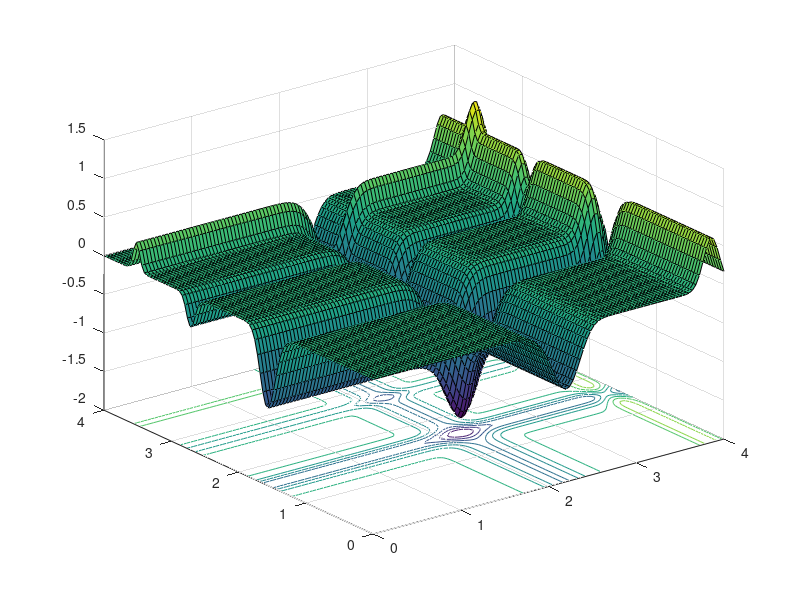
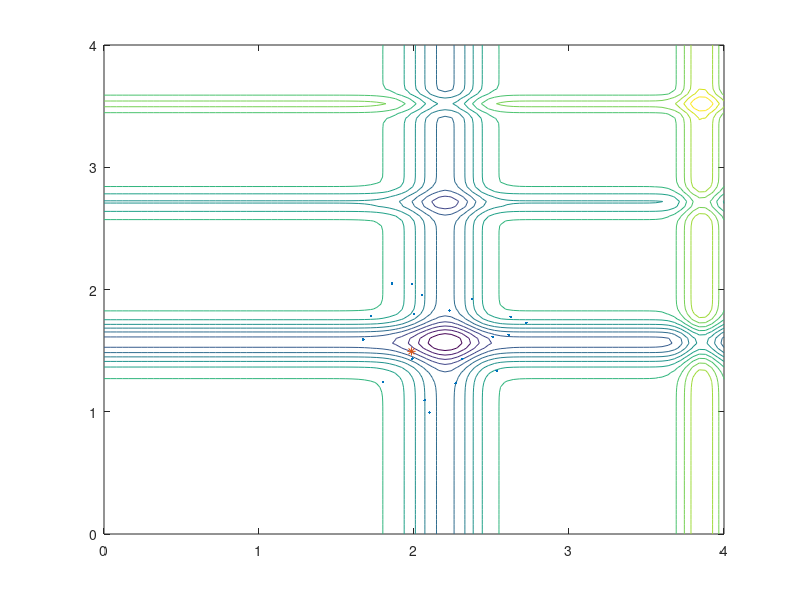

MATLAB code for these plots, in order:
% Particle Swarm Optimization (by X-S Yang, Cambridge University)
% Usage: FunctionOpt(number_of.particles,Num_iterations)
% eg: best=FunctionOpt(20,15);
% where best=[xbest ybest zbest] %an n by 3 matrix
function [best]=FunctionOpt(n,Num_iterations)
% n=number of particles; Num_iterations=number of iterations
if nargin<2, Num_iterations=3; end
if nargin<1, n=20; end

% Michaelwicz Function f*=-1.801 at [2.20319,1.57049]
fstr='-sin(x)*(sin(x^2/pi))^20-sin(y)*(sin(2*y^2/pi))^20';

% Converting to an inline function and vectorization
f=vectorize(inline(fstr));

% range= [xmin xmax ymin ymax] ;
range=[0 4 0 4];
%-----------------------------------------------------------
% Setting the parameters: c_1: Attaraction to personal best (cognitive
% parameter), c_2: Attraction to global best (social parameter)
c_1=0.2; c_2=0.5;
%-----------------------------------------------------------
% Grid values of the objective for visualization only
Ndiv=100;
dx=(range(2)-range(1))/Ndiv;dy=(range(4)-range(3))/Ndiv;
xgrid=range(1):dx:range(2); ygrid=range(3):dy:range(4);
[x,y]=meshgrid(xgrid,ygrid);
z=f(x,y);
% Display the shape of the function to be optimized
set(gcf,'color','w');
figure(1); surfc(x,y,z);
hold on;
%-----------------------------------------------------------
best=zeros(Num_iterations,3); % initialize history

%----------Start Particle Swarm Optimization----------------
% generating the initial locations of n particles
[xn,yn]=init_pso(n,range);

% Display the particle paths and contour of the function
figure(2);

% Start iterations
for i=1:Num_iterations,
% Show the contour of the function
contour(x,y,z,15); hold on;

% Find the current best location (xo,yo)
zn=f(xn,yn);
zn_min=min(zn);
xo=min(xn(zn==zn_min));
yo=min(yn(zn==zn_min));
zo=min(zn(zn==zn_min));

% Trace the paths of all roaming particles
% Display these roaming particles
set(gcf,'color','w');
plot(xn,yn,'.',xo,yo,'*'); axis(range);

% Move all the particles to new locations
[xn,yn]=pso_move(xn,yn,xo,yo,c_1,c_2,range);
drawnow;

% Use "hold on" to display paths of particles
hold off;

% History
best(i,1)=xo; best(i,2)=yo; best(i,3)=zo;

end %%%%%% end of iterations

% All subfunctions are listed here
% Intial locations of n particles
function [xn,yn]=init_pso(n,range)

xrange=range(2)-range(1); yrange=range(4)-range(3);
xn=rand(1,n)*xrange+range(1);
yn=rand(1,n)*yrange+range(3);

% Move all the particles toward (xo.yo)
function [xn,yn]=pso_move(xn,yn,xo,yo,a,b,range)
nn=size(yn,2); % a=c_1, b=c_2
xn=xn.*(1-b)+xo.*b+a.*(rand(1,nn)-0.5);
yn=yn.*(1-b)+yo.*b+a.*(rand(1,nn)-0.5);
[xn,yn]=findrange(xn,yn,range);

% Make sure the particles are within the range
function [xn,yn]=findrange(xn,yn,range)
nn=length(yn);
for i=1:nn,
if xn(i)<=range(1), xn(i)=range(1); end
if xn(i)>=range(2), xn(i)=range(2); end
if yn(i)<=range(3), yn(i)=range(3); end
if yn(i)>=range(4), yn(i)=range(4); end
end